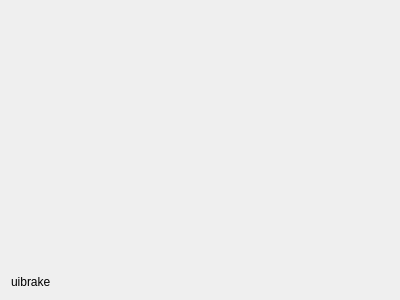
<?xml version="1.0" encoding="UTF-8"?>
<ui version="4.0">
 <class>UiBrake</class>
 <widget class="QWidget" name="UiBrake">
  <property name="geometry">
   <rect>
    <x>0</x>
    <y>0</y>
    <width>400</width>
    <height>300</height>
   </rect>
  </property>
  <property name="contextMenuPolicy">
   <enum>Qt::ActionsContextMenu</enum>
  </property>
  <property name="windowTitle">
   <string>Form</string>
  </property>
  <layout class="QVBoxLayout" name="verticalLayout">
   <item>
    <widget class="QStackedWidget" name="stackedWidget">
     <property name="contextMenuPolicy">
      <enum>Qt::DefaultContextMenu</enum>
     </property>
     <widget class="QWidget" name="page_ui">
      <layout class="QHBoxLayout" name="qmlHboxLayout"/>
     </widget>
     <widget class="QWidget" name="page_tree">
      <layout class="QVBoxLayout" name="verticalLayout_3">
       <item>
        <layout class="QVBoxLayout" name="verticalLayout_tree"/>
       </item>
      </layout>
     </widget>
    </widget>
   </item>
   <item>
    <widget class="QLabel" name="label">
     <property name="text">
      <string>uibrake</string>
     </property>
    </widget>
   </item>
  </layout>
 </widget>
 <resources/>
 <connections/>
</ui>
